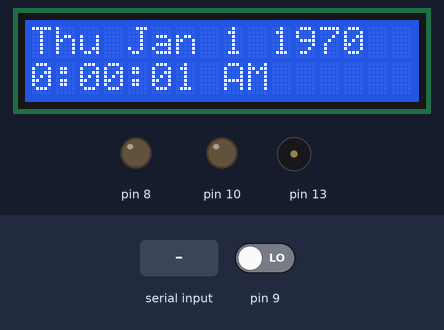
This sketch was run on a simulated Arduino Uno, built with avr-gcc and run on an emulated ATmega328P. On the bench: 16×2 character LCD, output pins drawn as LEDs (lit = HIGH), buzzer (waves = sounding). Inputs (shaded band) come from the test bench; at power-on: pin 9 LOW.

Above: at 1.2 s.
1.3 s: "T90\n" received over Serial
At 1.7 s:
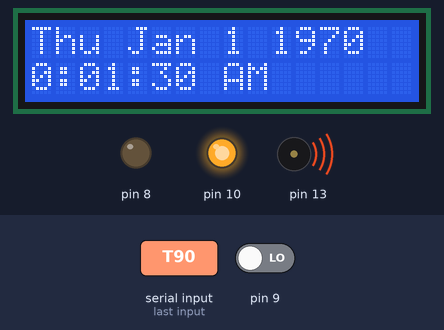
4.3 s: pin 9 driven HIGH
At 5.1 s:
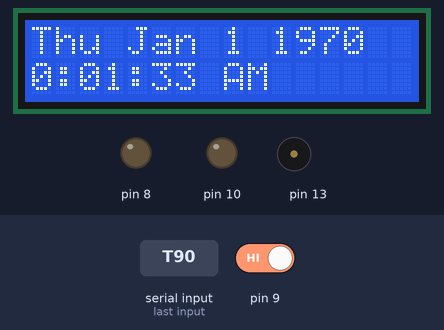
Timing chart, 0 to 7.3 s (numbered marks = the images above; inputs shaded):
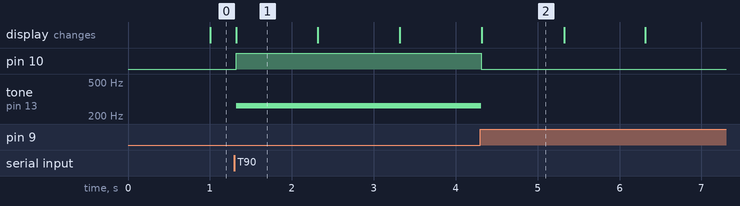

Measured:
- after the input at 1.3 s, pin 10: LOW → HIGH at once; tone on pin 13: silent → 262 Hz at once
- after the input at 4.3 s, pin 10: HIGH → LOW at once; tone on pin 13: 262 Hz → silent at once
- what the display in image 1 shows lasts 1.0 s, from 1.3 s to 2.3 s

The sketch:

ArduinoSketch.ino
```cpp
#include <Time.h>
#include <LiquidCrystal.h>
LiquidCrystal lcd(12, 11, 5, 4, 3, 2);
int switchState = 0;
boolean turnOffAlarm = false;

void setup(){
  Serial.begin(9600);
  lcd.begin(16, 2);
  pinMode(10, OUTPUT);
  pinMode(8, OUTPUT);
}

void  loop(){
  getPCTime();
  digitalClockDisplay();
  switchState = digitalRead(9);


  if(second() >= 20 && switchState == LOW && turnOffAlarm == false){
    tone(13,262);
    digitalWrite(10, HIGH);
  }
  else if(switchState == HIGH){
    noTone(13);
    digitalWrite(10, LOW);
    turnOffAlarm = true;
  }
}
void getPCTime() {

  while(Serial.available()){  // time message consists of a header and ten ascii digits
    unsigned long pctime;
    if(Serial.read() == 'T') {
      pctime = Serial.parseInt();
    }
    setTime(pctime);
  }
}
void digitalClockDisplay(){
  // digital clock display of the time
  long hours;
  if(hour() > 12)
    hours = hour() - 12;
  else
    hours = hour();
  lcd.setCursor(0,0);
  lcd.print(dayShortStr(weekday()));
  lcd.print(" ");
  lcd.print(monthShortStr(month()));
  lcd.print(" ");
  lcd.print(day());
  lcd.print(" ");
  lcd.print(year());
  lcd.setCursor(0,1);
  lcd.print(hours);
  printDigits(minute());
  printDigits(second());
  lcd.print(" ");
  if(isAM())
    lcd.print("AM");
  else
    lcd.print("PM");
}

void printDigits(int digits){
  // utility function for digital clock display: prints preceding colon and leading 0
  lcd.print(":");
  if(digits < 10)
    lcd.print('0');
  lcd.print(digits);
}
```
